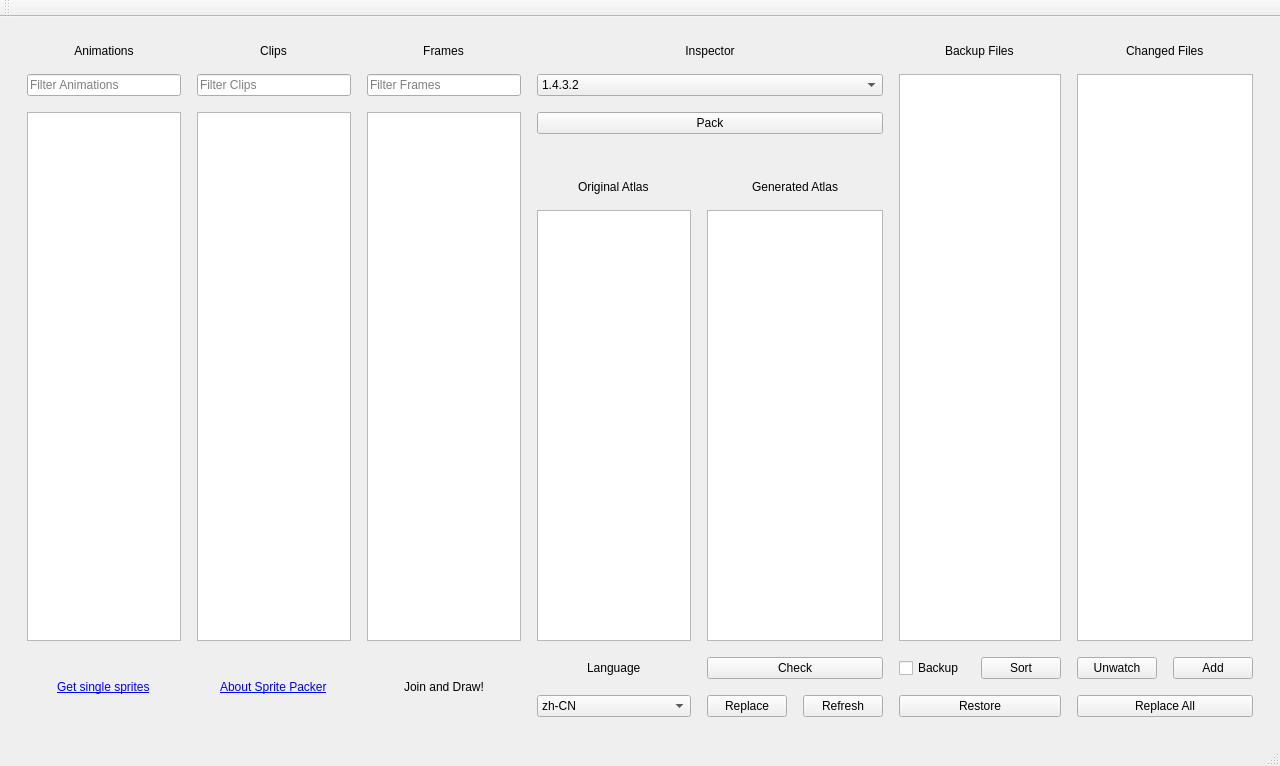
<?xml version="1.0" encoding="UTF-8"?>
<ui version="4.0">
 <class>SpritePackerClass</class>
 <widget class="QMainWindow" name="SpritePackerClass">
  <property name="geometry">
   <rect>
    <x>0</x>
    <y>0</y>
    <width>1280</width>
    <height>766</height>
   </rect>
  </property>
  <property name="windowTitle">
   <string>SpritePacker</string>
  </property>
  <widget class="QWidget" name="centralWidget">
   <layout class="QGridLayout" name="gridLayout">
    <item row="1" column="2">
     <layout class="QGridLayout" name="gridContainer" rowstretch="3,0,0,0,0,0,0,0" columnstretch="0,0,0,0,0,0,0,0,0,0">
      <property name="sizeConstraint">
       <enum>QLayout::SetDefaultConstraint</enum>
      </property>
      <property name="leftMargin">
       <number>16</number>
      </property>
      <property name="topMargin">
       <number>16</number>
      </property>
      <property name="rightMargin">
       <number>16</number>
      </property>
      <property name="bottomMargin">
       <number>16</number>
      </property>
      <property name="spacing">
       <number>16</number>
      </property>
      <item row="5" column="4" colspan="2">
       <widget class="QListWidget" name="generatedAtlasList"/>
      </item>
      <item row="2" column="2" rowspan="4">
       <widget class="QListWidget" name="framesList"/>
      </item>
      <item row="4" column="4" colspan="2" alignment="Qt::AlignHCenter">
       <widget class="QLabel" name="generatedAtlasLabel">
        <property name="text">
         <string>Generated Atlas</string>
        </property>
       </widget>
      </item>
      <item row="0" column="1" alignment="Qt::AlignHCenter|Qt::AlignVCenter">
       <widget class="QLabel" name="clipsListLabel">
        <property name="sizePolicy">
         <sizepolicy hsizetype="Preferred" vsizetype="Fixed">
          <horstretch>0</horstretch>
          <verstretch>0</verstretch>
         </sizepolicy>
        </property>
        <property name="text">
         <string>Clips</string>
        </property>
        <property name="alignment">
         <set>Qt::AlignCenter</set>
        </property>
       </widget>
      </item>
      <item row="1" column="2">
       <widget class="QLineEdit" name="framesFilter">
        <property name="placeholderText">
         <string>Filter Frames</string>
        </property>
       </widget>
      </item>
      <item row="1" column="0">
       <widget class="QLineEdit" name="animationsFilter">
        <property name="placeholderText">
         <string>Filter Animations</string>
        </property>
       </widget>
      </item>
      <item row="1" column="3" colspan="3">
       <widget class="QComboBox" name="jsonVersionComboBox">
        <property name="editable">
         <bool>false</bool>
        </property>
        <item>
         <property name="text">
          <string>1.4.3.2</string>
         </property>
        </item>
        <item>
         <property name="text">
          <string>1.2.2.1</string>
         </property>
        </item>
       </widget>
      </item>
      <item row="4" column="3" alignment="Qt::AlignHCenter">
       <widget class="QLabel" name="originalAtlasLabel">
        <property name="text">
         <string>Original Atlas</string>
        </property>
       </widget>
      </item>
      <item row="7" column="3">
       <widget class="QComboBox" name="comboBox">
        <item>
         <property name="text">
          <string>zh-CN</string>
         </property>
        </item>
        <item>
         <property name="text">
          <string>en-US</string>
         </property>
        </item>
       </widget>
      </item>
      <item row="7" column="6" colspan="2">
       <widget class="QPushButton" name="restoreButton">
        <property name="text">
         <string>Restore</string>
        </property>
       </widget>
      </item>
      <item row="2" column="0" rowspan="4">
       <widget class="QListWidget" name="animationsList"/>
      </item>
      <item row="0" column="8" colspan="2" alignment="Qt::AlignHCenter">
       <widget class="QLabel" name="changedFilesLabel">
        <property name="text">
         <string>Changed Files</string>
        </property>
       </widget>
      </item>
      <item row="7" column="5">
       <widget class="QPushButton" name="refreshButton">
        <property name="text">
         <string>Refresh</string>
        </property>
       </widget>
      </item>
      <item row="0" column="3" colspan="3">
       <widget class="QLabel" name="inspectorLabel">
        <property name="sizePolicy">
         <sizepolicy hsizetype="Preferred" vsizetype="Fixed">
          <horstretch>0</horstretch>
          <verstretch>0</verstretch>
         </sizepolicy>
        </property>
        <property name="text">
         <string>Inspector</string>
        </property>
        <property name="alignment">
         <set>Qt::AlignCenter</set>
        </property>
       </widget>
      </item>
      <item row="0" column="0" alignment="Qt::AlignHCenter|Qt::AlignVCenter">
       <widget class="QLabel" name="animationsListLabel">
        <property name="sizePolicy">
         <sizepolicy hsizetype="Preferred" vsizetype="Fixed">
          <horstretch>0</horstretch>
          <verstretch>0</verstretch>
         </sizepolicy>
        </property>
        <property name="text">
         <string>Animations</string>
        </property>
        <property name="alignment">
         <set>Qt::AlignCenter</set>
        </property>
       </widget>
      </item>
      <item row="7" column="8" colspan="2">
       <widget class="QPushButton" name="replaceAllButton">
        <property name="text">
         <string>Replace All</string>
        </property>
       </widget>
      </item>
      <item row="1" column="1">
       <widget class="QLineEdit" name="clipsFilter">
        <property name="placeholderText">
         <string>Filter Clips</string>
        </property>
       </widget>
      </item>
      <item row="6" column="9">
       <widget class="QPushButton" name="addButton">
        <property name="text">
         <string>Add</string>
        </property>
       </widget>
      </item>
      <item row="6" column="7">
       <widget class="QPushButton" name="sortButton">
        <property name="text">
         <string>Sort</string>
        </property>
       </widget>
      </item>
      <item row="0" column="2" alignment="Qt::AlignHCenter">
       <widget class="QLabel" name="framesListLabel">
        <property name="enabled">
         <bool>true</bool>
        </property>
        <property name="sizePolicy">
         <sizepolicy hsizetype="Preferred" vsizetype="Fixed">
          <horstretch>0</horstretch>
          <verstretch>0</verstretch>
         </sizepolicy>
        </property>
        <property name="text">
         <string>Frames</string>
        </property>
        <property name="alignment">
         <set>Qt::AlignCenter</set>
        </property>
       </widget>
      </item>
      <item row="6" column="6">
       <widget class="QCheckBox" name="checkBox">
        <property name="text">
         <string>Backup</string>
        </property>
       </widget>
      </item>
      <item row="5" column="3">
       <widget class="QListWidget" name="originalAtlasList"/>
      </item>
      <item row="2" column="3" colspan="3">
       <widget class="QPushButton" name="packButton">
        <property name="text">
         <string>Pack</string>
        </property>
        <property name="flat">
         <bool>false</bool>
        </property>
       </widget>
      </item>
      <item row="7" column="4">
       <widget class="QPushButton" name="replaceButton">
        <property name="text">
         <string>Replace</string>
        </property>
       </widget>
      </item>
      <item row="2" column="1" rowspan="4">
       <widget class="QListWidget" name="clipsList"/>
      </item>
      <item row="6" column="3" alignment="Qt::AlignHCenter">
       <widget class="QLabel" name="languageLabel">
        <property name="text">
         <string>Language</string>
        </property>
       </widget>
      </item>
      <item row="0" column="6" colspan="2" alignment="Qt::AlignHCenter">
       <widget class="QLabel" name="backupFilesLabel">
        <property name="text">
         <string>Backup Files</string>
        </property>
       </widget>
      </item>
      <item row="6" column="8">
       <widget class="QPushButton" name="unwatchButton">
        <property name="text">
         <string>Unwatch</string>
        </property>
       </widget>
      </item>
      <item row="1" column="8" rowspan="5" colspan="2">
       <widget class="QListWidget" name="changedFilesList"/>
      </item>
      <item row="1" column="6" rowspan="5" colspan="2">
       <widget class="QListWidget" name="backupFilesList"/>
      </item>
      <item row="3" column="3" colspan="3">
       <widget class="QLabel" name="spritesView">
        <property name="minimumSize">
         <size>
          <width>0</width>
          <height>0</height>
         </size>
        </property>
        <property name="frameShape">
         <enum>QFrame::NoFrame</enum>
        </property>
        <property name="lineWidth">
         <number>1</number>
        </property>
        <property name="text">
         <string/>
        </property>
        <property name="scaledContents">
         <bool>false</bool>
        </property>
        <property name="alignment">
         <set>Qt::AlignCenter</set>
        </property>
        <property name="wordWrap">
         <bool>false</bool>
        </property>
       </widget>
      </item>
      <item row="6" column="4" colspan="2">
       <widget class="QPushButton" name="checkButton">
        <property name="text">
         <string>Check</string>
        </property>
       </widget>
      </item>
      <item row="6" column="0" rowspan="2" alignment="Qt::AlignHCenter|Qt::AlignVCenter">
       <widget class="QLabel" name="getSingleSpritesLink">
        <property name="text">
         <string>&lt;a href=&quot;https://github.com/magegihk/HollowKnight.GODump&quot;&gt;Get single sprites&lt;/a&gt;</string>
        </property>
        <property name="openExternalLinks">
         <bool>true</bool>
        </property>
        <property name="textInteractionFlags">
         <set>Qt::LinksAccessibleByKeyboard|Qt::LinksAccessibleByMouse</set>
        </property>
       </widget>
      </item>
      <item row="6" column="1" rowspan="2" alignment="Qt::AlignHCenter|Qt::AlignVCenter">
       <widget class="QLabel" name="aboutSpritePackerLink">
        <property name="text">
         <string>&lt;a href=&quot;https://github.com/magegihk/HollowKnight.SpritePacker&quot;&gt;About Sprite Packer&lt;/a&gt;</string>
        </property>
        <property name="openExternalLinks">
         <bool>true</bool>
        </property>
        <property name="textInteractionFlags">
         <set>Qt::LinksAccessibleByKeyboard|Qt::LinksAccessibleByMouse</set>
        </property>
       </widget>
      </item>
      <item row="6" column="2" rowspan="2" alignment="Qt::AlignHCenter|Qt::AlignVCenter">
       <widget class="QLabel" name="joinAndDrawLabel">
        <property name="text">
         <string>Join and Draw!</string>
        </property>
       </widget>
      </item>
     </layout>
    </item>
   </layout>
  </widget>
  <widget class="QToolBar" name="mainToolBar">
   <attribute name="toolBarArea">
    <enum>TopToolBarArea</enum>
   </attribute>
   <attribute name="toolBarBreak">
    <bool>false</bool>
   </attribute>
  </widget>
  <widget class="QStatusBar" name="statusBar"/>
  <action name="actionOpenSpritesFolder">
   <property name="text">
    <string>Open Sprites Folder</string>
   </property>
  </action>
 </widget>
 <layoutdefault spacing="6" margin="11"/>
 <resources/>
 <connections/>
</ui>
